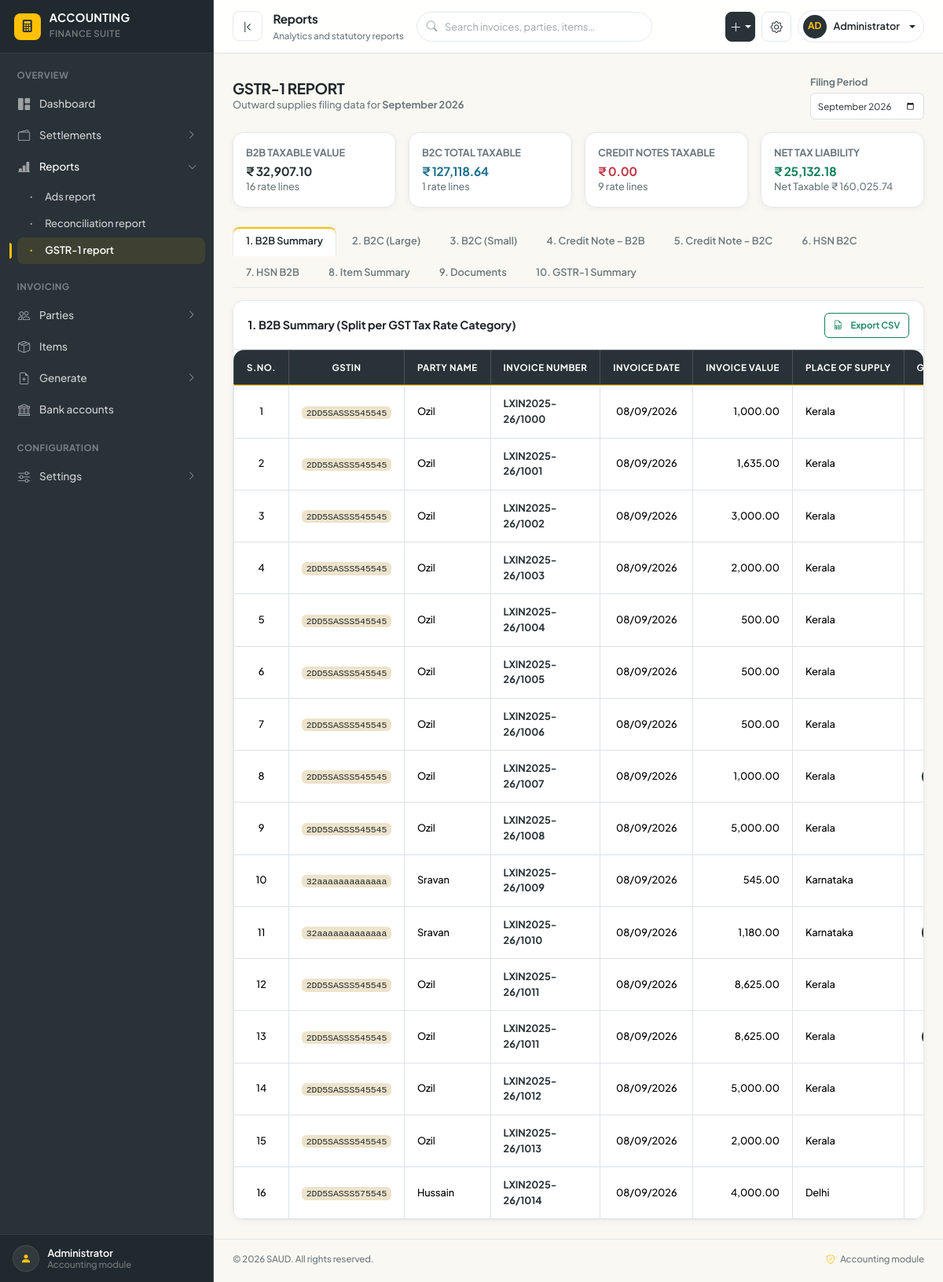
Page /public/reports/gstr1 on the committed database.
### tables this page shows
CREATE TABLE `acc_currencies` (
  `currency_id` int(10) UNSIGNED NOT NULL,
  `currency_code` varchar(10) NOT NULL,
  `currency_name` varchar(50) NOT NULL,
  `symbol` varchar(10) NOT NULL,
  `exchange_rate` decimal(12,4) DEFAULT 1.0000,
  `is_default` tinyint(1) DEFAULT 0,
  `status` tinyint(1) DEFAULT 1,
  `created_at` datetime DEFAULT current_timestamp()
);

CREATE TABLE `acc_invoices` (
  `invoice_id` int(10) UNSIGNED NOT NULL,
  `invoice_number` varchar(50) NOT NULL,
  `party_id` int(10) UNSIGNED NOT NULL,
  `invoice_date` date NOT NULL,
  `due_date` date NOT NULL,
  `subtotal` decimal(12,2) NOT NULL DEFAULT 0.00,
  `tax_amount` decimal(12,2) NOT NULL DEFAULT 0.00,
  `cgst_amount` decimal(12,2) NOT NULL DEFAULT 0.00,
  `sgst_amount` decimal(12,2) NOT NULL DEFAULT 0.00,
  `igst_amount` decimal(12,2) NOT NULL DEFAULT 0.00,
  `total_amount` decimal(12,2) NOT NULL DEFAULT 0.00,
  `paid_amount` decimal(12,2) NOT NULL DEFAULT 0.00,
  `status` enum('DRAFT','FINALIZED','PAID','CANCELLED') DEFAULT 'FINALIZED',
  `created_at` datetime DEFAULT current_timestamp(),
  `place_of_supply` varchar(100) DEFAULT NULL,
  `is_interstate` tinyint(1) DEFAULT 0,
  `taxable_amount` decimal(12,2) DEFAULT 0.00,
  `discount_amount` decimal(12,2) DEFAULT 0.00,
  `round_off` decimal(8,2) DEFAULT 0.00,
  `advance_linked_amount` decimal(12,2) DEFAULT 0.00,
  `notes` text DEFAULT NULL
);

CREATE TABLE `acc_parties` (
  `party_id` int(10) UNSIGNED NOT NULL,
  `party_type` enum('SELLER','CUSTOMER','VENDOR') NOT NULL,
  `source_seller_id` int(10) UNSIGNED DEFAULT NULL COMMENT 'FK to mock_sellers or Yo!Kart seller table',
  `name` varchar(150) NOT NULL,
  `business_name` varchar(150) DEFAULT NULL,
  `email` varchar(100) DEFAULT NULL,
  `phone` varchar(25) DEFAULT NULL,
  `city` varchar(100) DEFAULT NULL,
  `address` text DEFAULT NULL,
  `shipping_address` text DEFAULT NULL,
  `state` varchar(50) NOT NULL,
  `pincode` varchar(10) DEFAULT NULL,
  `gstin` varchar(20) DEFAULT NULL,
  `pan` varchar(20) DEFAULT NULL,
  `status` tinyint(1) DEFAULT 1,
  `created_at` datetime DEFAULT current_timestamp()
);

### app/views/reports/gstr1.php (the view, shortened to what the rows shown need)
<div class="row g-3 mb-4">
    <div class="col-md-3">
        <div class="card shadow-sm border-0 border-start border-primary border-4 p-3">
            <span class="text-muted small fw-bold text-uppercase">B2B Taxable Value</span>
            <h5 class="fw-bold text-primary mb-0 mt-1"><?php echo cur_symbol(); ?> <?php echo number_format($gstr1Summary['b2b']['taxable'], 2); ?></h5>
            <small class="text-muted"><?php echo $gstr1Summary['b2b']['count']; ?> rate lines</small>
        </div>
    </div>
    <div class="col-md-3">
        <div class="card shadow-sm border-0 border-start border-info border-4 p-3">
            <span class="text-muted small fw-bold text-uppercase">B2C Total Taxable</span>
            <h5 class="fw-bold text-info mb-0 mt-1"><?php echo cur_symbol(); ?> <?php echo number_format($gstr1Summary['b2c_l']['taxable'] + $gstr1Summary['b2c_s']['taxable'], 2); ?></h5>
            <small class="text-muted"><?php echo $gstr1Summary['b2c_l']['count'] + $gstr1Summary['b2c_s']['count']; ?> rate lines</small>
        </div>
    </div>
    <div class="col-md-3">
        <div class="card shadow-sm border-0 border-start border-danger border-4 p-3">
            <span class="text-muted small fw-bold text-uppercase">Credit Notes Taxable</span>
            <h5 class="fw-bold text-danger mb-0 mt-1"><?php echo cur_symbol(); ?> <?php echo number_format($gstr1Summary['cdn_b2b']['taxable'] + $gstr1Summary['cdn_b2c']['taxable'], 2); ?></h5>
            <small class="text-muted"><?php echo $gstr1Summary['cdn_b2b']['count'] + $gstr1Summary['cdn_b2c']['count']; ?> rate lines</small>
        </div>
    </div>
    <div class="col-md-3">
        <div class="card shadow-sm border-0 border-start border-success border-4 p-3">
            <span class="text-muted small fw-bold text-uppercase">Net Tax Liability</span>
            <h5 class="fw-bold text-success mb-0 mt-1"><?php echo cur_symbol(); ?> <?php echo number_format($gstr1Summary['net_tax'], 2); ?></h5>
            <small class="text-muted">Net Taxable <?php echo cur_symbol(); ?> <?php echo number_format($gstr1Summary['net_taxable'], 2); ?></small>
        </div>
    </div>
</div>
<div class="tab-content">
    <div class="tab-pane fade show active" id="tab-b2b">
        <div class="card shadow-sm border-0">
            <div class="card-body p-0">
                <div class="table-responsive">
                    <table class="table table-hover table-bordered align-middle mb-0">
                        <thead class="table-dark small text-center">
                            <tr>
                                <th width="50px">S.No.</th>
                                <th>GSTIN</th>
                                <th>Party Name</th>
                                <th>Invoice Number</th>
                                <th>Invoice Date</th>
                                <th class="text-end">Invoice Value</th>
                                <th>Place of Supply</th>
                                <th class="text-center">GST Rate</th>
                            </tr>
                        </thead>
                        <tbody class="small">
                            <?php if (empty($b2b)): ?>
                                <tr><td colspan="12" class="text-center py-4 text-muted"><i class="bi bi-inbox me-1"></i>No B2B invoices found for this period.</td></tr>
                            <?php else: $sno = 1; foreach ($b2b as $r): ?>
                                <tr>
                                    <td class="text-center"><?php echo $sno++; ?></td>
                                    <td><code><?php echo htmlspecialchars($r['gstin']); ?></code></td>
                                    <td><?php echo htmlspecialchars($r['party_name']); ?></td>
                                    <td><strong class="text-primary"><?php echo htmlspecialchars($r['invoice_number']); ?></strong></td>
                                    <td class="text-center"><?php echo date('d/m/Y', strtotime($r['invoice_date'])); ?></td>
                                    <td class="text-end"><?php echo number_format($r['invoice_value'], 2); ?></td>
                                    <td><?php echo htmlspecialchars($r['place_of_supply']); ?></td>
                                    <td class="text-center fw-bold"><span class="badge bg-secondary"><?php echo (float)$r['gst_rate']; ?>%</span></td>
                                </tr>
                            <?php endforeach; endif; ?>
                        </tbody>
                    </table>
                </div>
            </div>
        </div>
    </div>
</div>

### rows in the picture
acc_currencies: symbol "₹"
acc_invoices: party.gstin "2DD5SASSS545545", party.name "Ozil", invoice_number "LXIN2025-26/1000", invoice_date "08/09/2026", total_amount "1,000.00", place_of_supply "Kerala"
acc_invoices: party.gstin "2DD5SASSS545545", party.name "Ozil", invoice_number "LXIN2025-26/1001", invoice_date "08/09/2026", total_amount "1,635.00", place_of_supply "Kerala"
acc_invoices: party.gstin "2DD5SASSS545545", party.name "Ozil", invoice_number "LXIN2025-26/1002", invoice_date "08/09/2026", total_amount "3,000.00", place_of_supply "Kerala"
acc_invoices: party.gstin "2DD5SASSS545545", party.name "Ozil", invoice_number "LXIN2025-26/1003", invoice_date "08/09/2026", total_amount "2,000.00", place_of_supply "Kerala"
acc_invoices: party.gstin "2DD5SASSS545545", party.name "Ozil", invoice_number "LXIN2025-26/1004", invoice_date "08/09/2026", total_amount "500.00", place_of_supply "Kerala"
acc_invoices: party.gstin "2DD5SASSS545545", party.name "Ozil", invoice_number "LXIN2025-26/1005", invoice_date "08/09/2026", total_amount "500.00", place_of_supply "Kerala"
acc_invoices: party.gstin "2DD5SASSS545545", party.name "Ozil", invoice_number "LXIN2025-26/1006", invoice_date "08/09/2026", total_amount "500.00", place_of_supply "Kerala"
acc_invoices: party.gstin "2DD5SASSS545545", party.name "Ozil", invoice_number "LXIN2025-26/1007", invoice_date "08/09/2026", total_amount "1,000.00", place_of_supply "Kerala"
acc_invoices: party.gstin "2DD5SASSS545545", party.name "Ozil", invoice_number "LXIN2025-26/1008", invoice_date "08/09/2026", total_amount "5,000.00", place_of_supply "Kerala"
acc_invoices: party.gstin "32aaaaaaaaaaaaa", party.name "Sravan", invoice_number "LXIN2025-26/1009", invoice_date "08/09/2026", total_amount "545.00", place_of_supply "Karnataka"
acc_invoices: party.gstin "32aaaaaaaaaaaaa", party.name "Sravan", invoice_number "LXIN2025-26/1010", invoice_date "08/09/2026", total_amount "1,180.00", place_of_supply "Karnataka"
acc_invoices: party.gstin "2DD5SASSS545545", party.name "Ozil", invoice_number "LXIN2025-26/1011", invoice_date "08/09/2026", total_amount "8,625.00", place_of_supply "Kerala"
acc_invoices: party.gstin "2DD5SASSS545545", party.name "Ozil", invoice_number "LXIN2025-26/1012", invoice_date "08/09/2026", total_amount "5,000.00", place_of_supply "Kerala"
acc_invoices: party.gstin "2DD5SASSS545545", party.name "Ozil", invoice_number "LXIN2025-26/1013", invoice_date "08/09/2026", total_amount "2,000.00", place_of_supply "Kerala"
acc_invoices: party.gstin "2DD5SASSS575545", party.name "Hussain", invoice_number "LXIN2025-26/1014", invoice_date "08/09/2026", total_amount "4,000.00", place_of_supply "Delhi"

### other values in the picture
ui('brand-name') "ACCOUNTING"
ui('brand-tagline') "FINANCE SUITE"
$label "Ads report"
$label "Reconciliation report"
$label "GSTR-1 report"
$ui_page_title "Reports"
$ui_page_subtitle "Analytics and statutory reports"
$monthLabel "September 2026"
$gstr1Summary['b2b']['taxable'] "32,907.10"
$gstr1Summary['b2b']['count'] "16"
$gstr1Summary['b2c_l']['taxable'] + $gstr1Summary['b2c_s']['taxable'] "127,118.64"
$gstr1Summary['b2c_l']['count'] + $gstr1Summary['b2c_s']['count'] "1"
$gstr1Summary['cdn_b2b']['count'] + $gstr1Summary['cdn_b2c']['count'] "9"
$gstr1Summary['net_tax'] "25,132.18"
$gstr1Summary['net_taxable'] "160,025.74"
